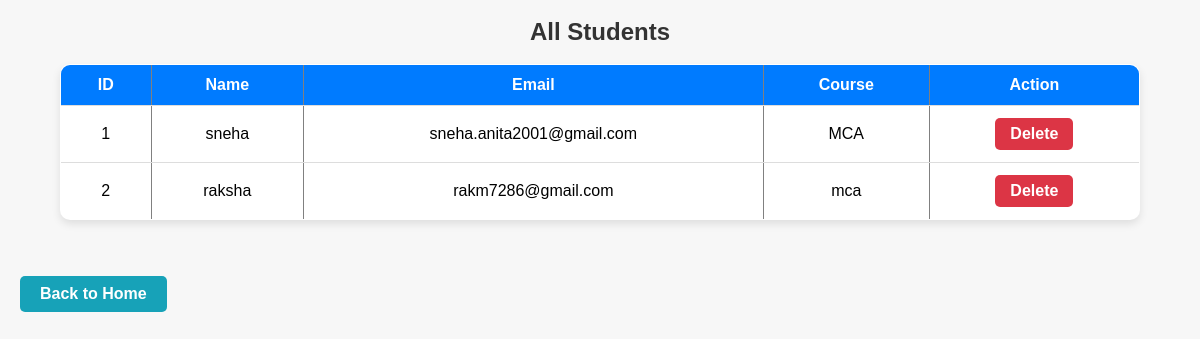
Page /view_student.php on the committed database.
### tables this page shows
CREATE TABLE `student` (
  `student_id` int(11) NOT NULL,
  `name` varchar(100) DEFAULT NULL,
  `email` varchar(100) DEFAULT NULL,
  `course` varchar(50) DEFAULT NULL
);

### view_student.php (the view, shortened to what this page needs)
<?php
include("db_connection.php");
$result = mysqli_query($conn, "SELECT * FROM student ORDER BY student_id");
?>
<!DOCTYPE html>
<html lang="en">
<head>
    <link rel="stylesheet" href="style.css">
</head>
<body>
    <h2>All Students</h2>
    <table border="1" cellpadding="10">
        <tr>
            <th>ID</th>
            <th>Name</th>
            <th>Email</th>
            <th>Course</th>
            <th>Action</th>
        </tr>
        <?php while($row = mysqli_fetch_assoc($result)) { ?>
        <tr>
            <td><?php echo $row['student_id']; ?></td>
            <td><?php echo $row['name']; ?></td>
            <td><?php echo $row['email']; ?></td>
            <td><?php echo $row['course']; ?></td>
            <td>
                <a href="view_student.php?delete_id=<?php echo $row['student_id']; ?>"
                   onclick="return confirm('Are you sure to delete?')">Delete</a>
            </td>
        </tr>
        <?php } ?>
    </table>
    <br>
    <a href="index.php">Back to Home</a>
</body>
</html>

### style.css (style rules this page uses)
body { font-family: Arial, Helvetica, sans-serif; background-color: #f7f7f7; margin: 0; padding: 0; line-height: 1; }
a { display: inline-block; padding: 10px 20px; margin: 5px; background-color: #6c757d; color: #fff; text-decoration: none; border-radius: 5px; font-weight: bold; transition: all 0.3s ease; }
h1, h2 { text-align: center; color: #333; }
table { width: 90%; margin: 20px auto; border-collapse: collapse; background-color: #fff; border-radius: 10px; overflow: hidden; box-shadow: 0 4px 8px rgba(0,0,0,0.1); }
table th, table td { padding: 12px 15px; text-align: center; border-bottom: 1px solid #ddd; }
table th { background-color: #007bff; color: #fff; }
table a { display: inline-block; color: #fff; text-decoration: none; font-weight: bold; background-color: #dc3545; padding: 8px 15px; border-radius: 5px; transition: all 0.3s ease; margin: 0; }
body > a { display: inline-block; margin: 20px; padding: 10px 20px; background-color: #17a2b8; color: #fff; text-decoration: none; border-radius: 5px; font-weight: bold; transition: all 0.3s ease; }

### rows in the picture
student: student_id "1", name "sneha", email "sneha.anita2001@gmail.com", course "MCA"
student: student_id "2", name "raksha", email "rakm7286@gmail.com", course "mca"
